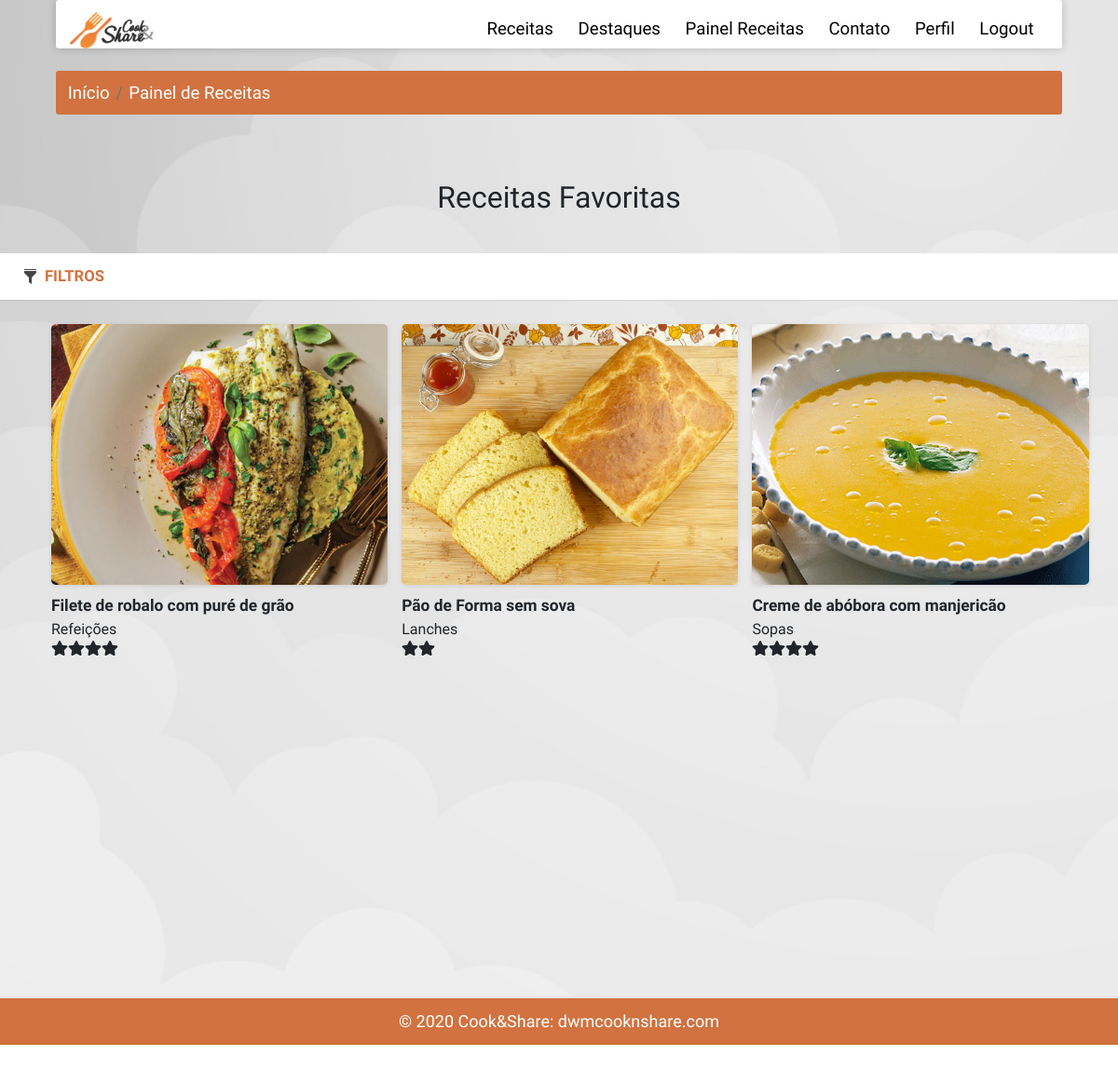
The page /receitas_favoritas.php (signed in) on the database its author committed.
### tables this page shows
CREATE TABLE `receitas` (
  `id_receita` int(6) NOT NULL,
  `id_user` int(6) NOT NULL,
  `nome` varchar(255) NOT NULL,
  `imagem` varchar(22) NOT NULL DEFAULT 'sem_imagem.jpg',
  `descricao` longtext NOT NULL,
  `duracao` int(10) NOT NULL,
  `ingredientes_desc` varchar(255) NOT NULL,
  `id_ingredientes` varchar(255) NOT NULL,
  `passos` varchar(255) NOT NULL,
  `id_categoria` int(6) NOT NULL,
  `npessoas` int(10) NOT NULL,
  `classificacao` int(11) NOT NULL DEFAULT 3,
  `total_classificacao` float NOT NULL,
  `nclassificacoes` int(11) NOT NULL,
  `dificuldade` enum('Fácil','Média','Difícil','') NOT NULL,
  `privacidade` enum('Público','Privado') NOT NULL DEFAULT 'Público',
  `estado` enum('Pendente','Aprovado','','') NOT NULL DEFAULT 'Pendente',
  `criado` timestamp NOT NULL DEFAULT current_timestamp(),
  `editado` timestamp NOT NULL DEFAULT current_timestamp() ON UPDATE current_timestamp()
);

CREATE TABLE `categorias` (
  `id_categoria` int(6) NOT NULL,
  `nome` varchar(255) NOT NULL,
  `imagem` varchar(255) NOT NULL DEFAULT 'sem_imagem.jpg',
  `criado` timestamp NOT NULL DEFAULT current_timestamp(),
  `editado` timestamp NOT NULL DEFAULT current_timestamp() ON UPDATE current_timestamp()
);

### receitas_favoritas.php (the view, shortened to what this page needs)
<html>
<head>
    <link rel="stylesheet" href="https://stackpath.bootstrapcdn.com/bootstrap/4.4.1/css/bootstrap.min.css">
    <link rel="stylesheet" href="assets/css/painel_receitas.css">
    <link rel="stylesheet" href="assets/css/toastr.css">
</head>
<body>
<?php
include("includes/navsU.php");
if (isset($_SESSION['id'])) {
    $user_id_se = $_SESSION['id'];
    $user_id_se = intval($user_id_se);
}
?>
 <div class="dbreadcrumb" aria-label="breadcrumb">
        <ol class="breadcrumb">
            <li class="breadcrumb-item"><a href="receitas.php">Início</a></li>
            <li class="breadcrumb-item active" aria-current="page"><a href="painel_receitas.php">Painel de Receitas</a></li>
        </ol>
    </div>
    <h1 class="minhasr">Receitas Favoritas</h1>
    <main class="cd-main-content">
        <div class="cd-tab-filter-wrapper">
            <div class="cd-tab-filter">
            </div>
        </div>
        <section class="cd-gallery">
            <ul>
            <?php
            $favquery = mysqli_query($conn, "SELECT * FROM favoritos WHERE id_user=$user_id_se");
            foreach($favquery as $favrow) {
               $favidr = $favrow['id_receita'];
               $favidr = intval($favidr);
               $resultrec = mysqli_query($conn, "SELECT receitas.nome, receitas.estado, receitas.id_user, receitas.npessoas, receitas.duracao, receitas.dificuldade, receitas.id_categoria, receitas.id_receita,
                receitas.imagem, receitas.classificacao, categorias.nome AS 'catnome' FROM receitas  INNER JOIN categorias ON receitas.id_categoria = categorias.id_categoria
                WHERE receitas.id_receita =$favidr ORDER BY classificacao DESC");
                foreach($resultrec as $rowrec) {
                    $id = $rowrec['id_receita'];
                    $imagem = $rowrec['imagem'];
                    $classificacao = $rowrec['classificacao'];
                    $classificacao = intval($classificacao);
                    $duracao = $rowrec['duracao'];
                    $duracao = intval($duracao);
                    $nome = $rowrec['nome'];
                    $estado = $rowrec['estado'];
                    $npessoas = $rowrec['npessoas'];
                    $categoria = $rowrec['catnome'];
                    $dificulade = $rowrec['dificuldade'];
                    if ($duracao<10){
                        $duracaof = "menos10m";
                    }else if (10 <= $duracao && $duracao<15){
                        $duracaof = "mais10menos15m";
                    }else if (15 <= $duracao && $duracao<20){
                        $duracaof = "mais15mmenos20m";
                    }else if (20<=$duracao && $duracao <25){
                        $duracaof = "mais20mmenos25m";
                    }else if (25<=$duracao && $duracao<30){
                        $duracaof = "mais25mmenos30m";
                    }else if (30<=$duracao && $duracao<=35){
                        $duracaof = "mais30mmenos35m";
                    }else if (35<$duracao){
                        $duracaof = "mais35m";
                    }
                    echo"
                    <li class='mix ".$categoria." ".$classificacao."c ".$duracaof." ".$dificulade." ".$estado." ".$npessoas."p'>
                    <div class='imgrec'>
                    <img src='assets/img/receitas/$imagem' alt='$nome'>
                    <div class='info'>
                    <input type='hidden' name='rcid' id='rid' value='".$id."'>
                        <p class='titulo'>".$nome."</p>
                        <p class='categoria'>".$categoria."</p>
                        <p class='class'>";  for ($i = 0; $i < $classificacao; $i++) { echo"<i class='fa fa-star' aria-hidden='true'></i>"; } echo"</p>
                    </div>
                    </div>
                </li>
                    ";}
            }
                        ?>
            </ul>
        </section>
        <a href="#0" class="cd-filter-trigger"> Filtros</a>
    </main>
</body>
</html>

### assets/css/painel_receitas.css (style rules this page uses)
html * { -webkit-font-smoothing: antialiased; -moz-osx-font-smoothing: grayscale; }
html { font-size: 80%; }
body { font-size: 1.6rem; font-family: 'Dosis', sans-serif; background-image: url("../img/back.jpg"); background-attachment: fixed; z-index: -1; background-repeat: no-repeat; }
.dbreadcrumb { font-size: 14pt; width: 90%; margin-top: 2%; margin-left: auto; margin-right: auto; animation-name: breadcrumb; animation-duration: 0.9s; margin-bottom: 50px; }
.dbreadcrumb ol { background-color: #D17240; }
.dbreadcrumb ol a { color: white; text-decoration: none; }
.cd-main-content a { color: #D17240; text-decoration: none; }
.cd-main-content ol, .cd-main-content ul { list-style: none; }
h1.minhasr { text-align: center; margin-top: 70px; }
.cd-main-content { margin-top: 40px; position: relative; min-height: 100vh; }
.cd-main-content:after { content: ""; display: table; clear: both; }
.cd-tab-filter-wrapper { background-color: #ffffff; box-shadow: 0 1px 1px rgba(0, 0, 0, 0.08); z-index: 1; }
.cd-tab-filter-wrapper:after { content: ""; display: table; clear: both; }
.cd-tab-filter { position: relative; height: 50px; width: 140px; margin: 0 auto; z-index: 1; }
.cd-tab-filter::after { content: ''; position: absolute; right: 14px; top: 50%; bottom: auto; -webkit-transform: translateY(-50%); -moz-transform: translateY(-50%); -ms-transform: translateY(-50%); -o-transform: translateY(-50%); transform: translateY(-50%); display: inline-block; width: 16px; height: 16px; background: url("../img/cd-icon-arrow.svg") no-repeat center center; -webkit-transition: all 0.3s; -moz-transition: all 0.3s; transition: all 0.3s; pointer-events: none; }
@media only screen and (min-width: 768px) { .cd-tab-filter { width: auto; cursor: auto; } }
@media only screen and (min-width: 768px) { .cd-tab-filter::after { display: none; } }
@media only screen and (min-width: 1170px) { .cd-tab-filter { width: 100%; float: right; margin: 0; -webkit-transition: width 0.3s; -moz-transition: width 0.3s; transition: width 0.3s; } }
.cd-gallery { padding: 26px 0; width: 100%; padding-left: 35px; }
.cd-gallery li { margin-bottom: 3em; display: none; text-align: left; cursor: pointer; margin-right: 5px; margin-left: 5px; }
.cd-gallery img { width: 100%; height: 280px; margin-bottom: 10px; border-radius: 5px; object-fit: cover; box-shadow: 0 1px 4px rgba(0, 0, 0, 0.1); }
.info p.titulo { text-align: left; font-size: 13pt; font-weight: bold; margin-bottom: 0; }
.info p.categoria { text-align: left; font-size: 12pt; margin-bottom: 0; }
.info p.class { text-align: left; font-size: 12pt; margin-bottom: 0; }
@media only screen and (min-width: 1170px) { .cd-gallery { -webkit-transition: width 0.3s; -moz-transition: width 0.3s; transition: width 0.3s; width: 100%; } }
@media only screen and (min-width: 1170px) { .cd-gallery li { width: 19%; } }
@media only screen and (max-width: 1919px) { .cd-gallery li { width: 31%; } }
@media only screen and (max-width: 1919px) { .cd-gallery { margin-left: 15px; } }
.cd-filter-trigger { position: absolute; top: 0; left: 2%; height: 50px; line-height: 50px; width: 60px; overflow: hidden; text-indent: 100%; color: transparent; white-space: nowrap; background: transparent url("../img/filtro.png") no-repeat center center; z-index: 3; }
@media only screen and (min-width: 1170px) { .cd-filter-trigger { width: auto; left: 2%; text-indent: 0; color: #9a9a9a; text-transform: uppercase; font-size: 1.3rem; font-weight: 700; padding-left: 24px; background-position: left center; -webkit-transition: color 0.3s; -moz-transition: color 0.3s; transition: color 0.3s; } }

### assets/css/navU.css (style rules this page uses)
* { margin: 0; padding: 0; font-family: 'Dosis', sans-serif; }

### assets/css/footer.css (style rules this page uses)
footer { position: relative; width: 100%; height: 50px; bottom: 0; background-color: #D17240; }
div#foot p { text-align: center; color: white; font-size: 18px; padding-top: 10px; line-height: 30px; margin-bottom: 0!important; }

### rows shown on the page
receitas: imagem (picture), nome "Filete de robalo com puré de grão", id_categoria.nome "Refeições", classificacao 4 (drawn)
receitas: imagem (picture), nome "Pão de Forma sem sova", id_categoria.nome "Lanches", classificacao 2 (drawn)
receitas: imagem (picture), nome "Creme de abóbora com manjericão", id_categoria.nome "Sopas", classificacao 4 (drawn)
